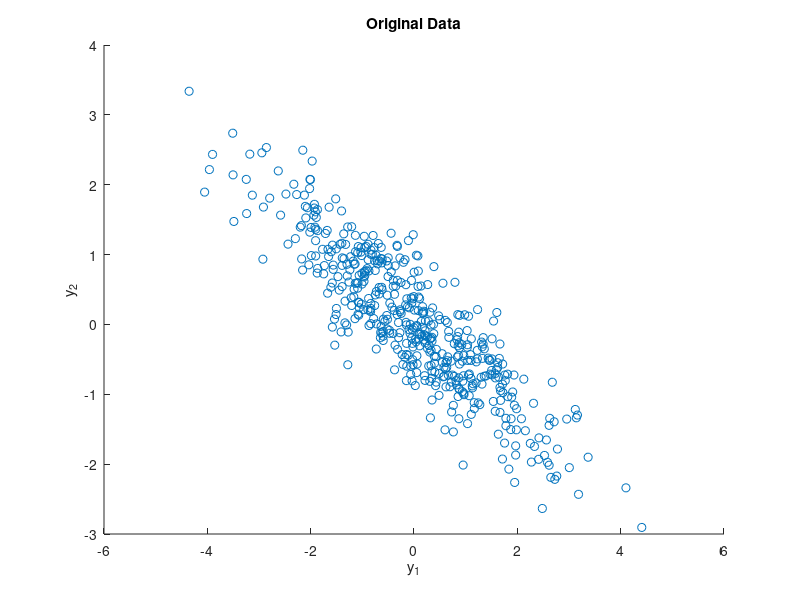

The MATLAB script that drew this image:
%-------------------------------------------------------------------------%
% Function: P1_main
%
% Description: Main function for Problem 1.
%
% Inputs: None
%
% Outputs: None
%-------------------------------------------------------------------------%

function P1_main

    %---------------------------------------------------------------------%
    %Generate some random data
    nVar  = 2;
    nData = 500;
    Data = [1 -1; -0.3 1]*randn(nVar,nData);
    
    %Plot the data
    figure
    hold on;
    scatter(Data(1,:),Data(2,:));
    title('Original Data')
    xlabel('y_1');
    ylabel('y_2');
    %---------------------------------------------------------------------%

end